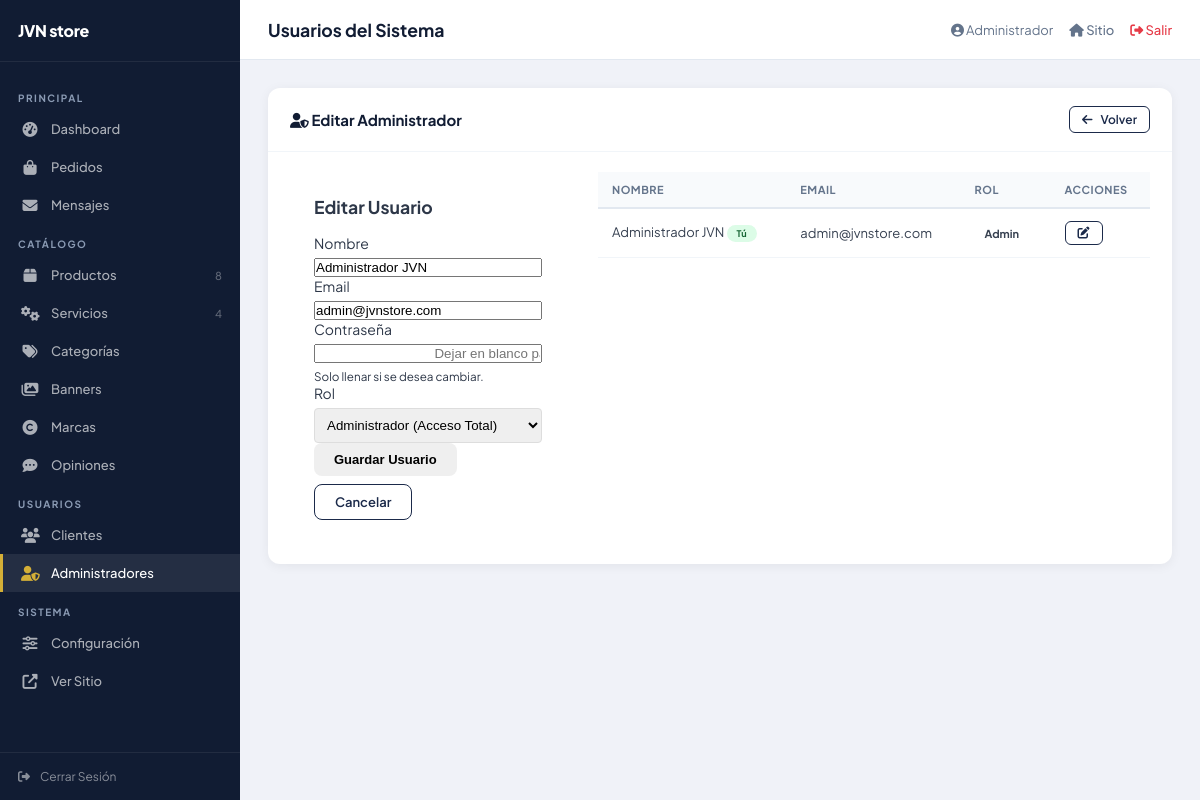
The page /admin/usuarios.php?action=edit&id=1 (signed in) on the database its author committed.
### tables this page shows
CREATE TABLE IF NOT EXISTS `usuarios` (
    `id`         INT(11) NOT NULL AUTO_INCREMENT,
    `nombre`     VARCHAR(100) NOT NULL,
    `email`      VARCHAR(100) NOT NULL UNIQUE,
    `password`   VARCHAR(255) NOT NULL,
    `rol`        ENUM('admin','staff') DEFAULT 'admin',
    `avatar`     VARCHAR(255) DEFAULT NULL,
    `activo`     TINYINT(1) DEFAULT 1,
    `created_at` TIMESTAMP DEFAULT CURRENT_TIMESTAMP,
    PRIMARY KEY (`id`)
);

### includes/auth.php (called while the page is built, shortened)
<?php
require_once __DIR__ . '/helpers.php';
function isLoggedIn()
{
    return isset($_SESSION['usuario_id']);
}
function getCurrentUser()
{
    return [
        'id' => $_SESSION['usuario_id'],
        'nombre' => $_SESSION['usuario_nombre'],
        'email' => $_SESSION['usuario_email'],
        'rol' => $_SESSION['usuario_rol'],
        'avatar' => $_SESSION['usuario_avatar'] ?? null,
        'tabla' => $_SESSION['usuario_tabla'] ?? 'usuarios'
    ];
}

### includes/helpers.php (called while the page is built, shortened)
<?php
function sanitize($data)
{
    return htmlspecialchars(trim($data), ENT_QUOTES, 'UTF-8');
}

### admin/usuarios.php (the view, shortened to what this page needs)
<?php
$pageTitle = 'Usuarios del Sistema';
require_once __DIR__ . '/../includes/auth.php';
require_once __DIR__ . '/../includes/helpers.php';
$db = getDB();
$action = $_GET['action'] ?? 'list';
$usuario = null;
if ($action === 'edit' && isset($_GET['id'])) {
    $stmt = $db->prepare("SELECT * FROM usuarios WHERE id = ?");
    $stmt->execute([(int) $_GET['id']]);
    $usuario = $stmt->fetch();
}
$usuarios = $db->query("SELECT * FROM usuarios WHERE rol IN ('admin', 'staff') ORDER BY rol, nombre")->fetchAll();
require_once __DIR__ . '/includes/header.php';
?>
<div class="adm-card">
  <div class="adm-card-header">
    <h2><i class="fas fa-user-shield"></i> <?= $usuario ? 'Editar Administrador' : 'Gestión de Administradores' ?></h2>
    <?php if ($usuario): ?>
      <a href="<?= BASE_URL ?>admin/usuarios.php" class="btn btn-sm btn-outline"><i class="fas fa-arrow-left"></i> Volver</a>
    <?php endif; ?>
  </div>
  <div class="adm-card-body">
                <div style="display:grid;grid-template-columns: 1fr 2fr;gap:2rem;align-items:start;">
                    <div class="card" style="padding:1.5rem;">
                        <h3 style="margin-top:0;margin-bottom:1rem;font-size:1.1rem;">
                            <?= $usuario ? 'Editar Usuario' : 'Nuevo Usuario' ?>
                        </h3>
                        <form method="POST">
                            <div class="form-group">
                                <label>Nombre</label>
                                <input type="text" name="nombre" required
                                    value="<?= sanitize($usuario['nombre'] ?? '') ?>" placeholder="Nombre completo">
                            </div>
                            <div class="form-group">
                                <label>Email</label>
                                <input type="email" name="email" required
                                    value="<?= sanitize($usuario['email'] ?? '') ?>"
                                    placeholder="usuario@jvnstore.com">
                            </div>
                            <div class="form-group">
                                <label>Contraseña</label>
                                <input type="password" name="password" <?= $usuario ? '' : 'required' ?> placeholder="
                                <?= $usuario ? 'Dejar en blanco para mantener' : 'Contraseña segura' ?>">
                                <?php if ($usuario): ?>
                                    <small class="text-muted">Solo llenar si se desea cambiar.</small>
                                <?php endif; ?>
                            </div>
                            <div class="form-group">
                                <label>Rol</label>
                                <select name="rol" required
                                    style="width:100%;padding:0.5rem;border:1px solid #ddd;border-radius:4px;">
                                    <option value="admin" <?= ($usuario['rol'] ?? '') === 'admin' ? 'selected' : '' ?>
                                        >Administrador (Acceso Total)</option>
                                </select>
                            </div>
                            <button type="submit" class="btn btn-primary btn-block">Guardar Usuario</button>
                            <?php if ($usuario): ?>
                                <a href="?action=list" class="btn btn-outline btn-block"
                                    style="text-align:center;margin-top:0.5rem;">Cancelar</a>
                            <?php endif; ?>
                        </form>
                    </div>
                    <div class="card" style="padding:0;">
                            <table class="adm-table">
                            <thead>
                                <tr>
                                    <th>Nombre</th>
                                    <th>Email</th>
                                    <th>Rol</th>
                                    <th>Acciones</th>
                                </tr>
                            </thead>
                            <tbody>
                                <?php foreach ($usuarios as $u): ?>
                                    <tr>
                                        <td>
                                            <?= sanitize($u['nombre']) ?>
                                            <?php if ($u['id'] == getCurrentUser()['id']): ?>
                                                <span class="badge badge-success" style="font-size:0.7em;">Tú</span>
                                            <?php endif; ?>
                                        </td>
                                        <td>
                                            <?= sanitize($u['email']) ?>
                                        </td>
                                        <td>
                                            <?php if ($u['rol'] === 'admin'): ?>
                                                <span class="badge badge-primary">Admin</span>
                                            <?php else: ?>
                                                <span class="badge badge-secondary">Staff</span>
                                            <?php endif; ?>
                                        </td>
                                        <td>
                                            <div class="actions">
                                                <a href="?action=edit&id=<?= $u['id'] ?>" class="btn btn-outline btn-sm"
                                                    title="Editar"><i class="fas fa-edit"></i></a>
                                            </div>
                                        </td>
                                    </tr>
                                <?php endforeach; ?>
                            </tbody>
                        </table>
                    </div>
                </div>
  </div>
</div>
<?php require_once __DIR__ . '/includes/footer.php'; ?>

### admin/includes/header.php (shortened to what this page needs)
<?php
require_once __DIR__ . '/../../includes/auth.php';
require_once __DIR__ . '/../../includes/helpers.php';
$currentUser = getCurrentUser();
$currentFile = basename($_SERVER['PHP_SELF']);
$db = getDB();
$cntProductos  = $db->query("SELECT COUNT(*) FROM productos WHERE activo=1")->fetchColumn();
$cntServicios  = $db->query("SELECT COUNT(*) FROM servicios WHERE activo=1")->fetchColumn();
?>
<!DOCTYPE html>
<html lang="es">
<head>
<link rel="stylesheet" href="<?= BASE_URL ?>css/fonts.css">
<link rel="stylesheet" href="https://cdnjs.cloudflare.com/ajax/libs/font-awesome/6.5.0/css/all.min.css">
<link rel="stylesheet" href="<?= BASE_URL ?>admin/css/admin.css">
</head>
<body>
<div class="adm-wrap">
<aside class="adm-sidebar" id="admSidebar">
  <div class="adm-brand">
    <span>JVN store</span>
  </div>
  <nav class="adm-nav">
    <div class="adm-nav-label">Principal</div>
    <a href="<?= BASE_URL ?>admin/" class="<?= $currentFile==='index.php'?'active':'' ?>">
      <i class="fas fa-tachometer-alt"></i> Dashboard
    </a>
    <a href="<?= BASE_URL ?>admin/pedidos.php" class="<?= $currentFile==='pedidos.php'?'active':'' ?>">
      <i class="fas fa-shopping-bag"></i> Pedidos
    </a>
    <a href="<?= BASE_URL ?>admin/mensajes.php" class="<?= $currentFile==='mensajes.php'?'active':'' ?>">
      <i class="fas fa-envelope"></i> Mensajes
    </a>
    <div class="adm-nav-label">Catálogo</div>
    <a href="<?= BASE_URL ?>admin/productos.php" class="<?= $currentFile==='productos.php'?'active':'' ?>">
      <i class="fas fa-box"></i> Productos
      <span style="margin-left:auto;font-size:11px;opacity:.5"><?=$cntProductos?></span>
    </a>
    <a href="<?= BASE_URL ?>admin/servicios.php" class="<?= $currentFile==='servicios.php'?'active':'' ?>">
      <i class="fas fa-cogs"></i> Servicios
      <span style="margin-left:auto;font-size:11px;opacity:.5"><?=$cntServicios?></span>
    </a>
    <a href="<?= BASE_URL ?>admin/categorias.php" class="<?= $currentFile==='categorias.php'?'active':'' ?>">
      <i class="fas fa-tags"></i> Categorías
    </a>
    <a href="<?= BASE_URL ?>admin/banners.php" class="<?= $currentFile==='banners.php'?'active':'' ?>">
      <i class="fas fa-images"></i> Banners
    </a>
    <a href="<?= BASE_URL ?>admin/marcas.php" class="<?= $currentFile==='marcas.php'?'active':'' ?>">
      <i class="fas fa-copyright"></i> Marcas
    </a>
    <a href="<?= BASE_URL ?>admin/opiniones.php" class="<?= $currentFile==='opiniones.php'?'active':'' ?>">
      <i class="fas fa-comment-dots"></i> Opiniones
    </a>
    <div class="adm-nav-label">Usuarios</div>
    <a href="<?= BASE_URL ?>admin/clientes.php" class="<?= $currentFile==='clientes.php'?'active':'' ?>">
      <i class="fas fa-users"></i> Clientes
    </a>
    <a href="<?= BASE_URL ?>admin/usuarios.php" class="<?= $currentFile==='usuarios.php'?'active':'' ?>">
      <i class="fas fa-user-shield"></i> Administradores
    </a>
    <div class="adm-nav-label">Sistema</div>
    <a href="<?= BASE_URL ?>admin/configuracion.php" class="<?= $currentFile==='configuracion.php'?'active':'' ?>">
      <i class="fas fa-sliders-h"></i> Configuración
    </a>
    <a href="<?= BASE_URL ?>" target="_blank">
      <i class="fas fa-external-link-alt"></i> Ver Sitio
    </a>
  </nav>
  <div class="adm-sidebar-footer">
    <a href="<?= BASE_URL ?>logout.php"><i class="fas fa-sign-out-alt"></i> Cerrar Sesión</a>
  </div>
</aside>
<div class="adm-main">
  <div class="adm-topbar">
    <div style="display:flex;align-items:center;gap:14px;">
      <h1><?= $pageTitle ?? 'Dashboard' ?></h1>
    </div>
    <div class="adm-topbar-right">
      <span style="color:#64748b;font-size:13px"><i class="fas fa-user-circle"></i> <?= sanitize(explode(' ',$currentUser['nombre'])[0]) ?></span>
      <a href="<?= BASE_URL ?>"><i class="fas fa-home"></i> Sitio</a>
      <a href="<?= BASE_URL ?>logout.php" style="color:var(--danger)"><i class="fas fa-sign-out-alt"></i> Salir</a>
    </div>
  </div>
  <div class="adm-content">

### admin/css/admin.css (style rules this page uses)
:root { --navy:#1B2A4A;--navy-dark:#111C33;--gold:#D4AF37;--silver:#8B9BB4;--white:#fff;--offwhite:#F0F2F8;--success:#2ECC71;--danger:#E63946;--warning:#F39C12;--info:#3498DB;--sidebar-w:240px;--font:'Plus Jakarta Sans',system-ui,sans-serif; }
*,*::before,*::after { box-sizing:border-box;margin:0;padding:0; }
body { font-family:var(--font);background:var(--offwhite);color:#2d3748;font-size:14px;-webkit-font-smoothing:antialiased; }
a { text-decoration:none;color:inherit; }
.adm-wrap { display:flex;min-height:100vh; }
.adm-sidebar { width:var(--sidebar-w);background:var(--navy-dark);position:fixed;top:0;left:0;height:100vh;overflow-y:auto;z-index:100;display:flex;flex-direction:column; }
.adm-brand { padding:20px 18px;border-bottom:1px solid rgba(255,255,255,.07);display:flex;align-items:center;gap:10px; }
.adm-brand span { color:#fff;font-weight:800;font-size:1rem;font-family:var(--font);letter-spacing:-.02em; }
.adm-nav { padding:16px 0;flex:1; }
.adm-nav-label { color:var(--silver);font-size:10px;font-weight:700;text-transform:uppercase;letter-spacing:1.5px;padding:14px 18px 6px; }
.adm-nav a { display:flex;align-items:center;gap:12px;color:rgba(255,255,255,.65);padding:11px 18px;font-size:13px;font-weight:500;transition:all .2s;border-left:3px solid transparent; }
.adm-nav a:hover,.adm-nav a.active { color:#fff;background:rgba(255,255,255,.08);border-left-color:var(--gold); }
.adm-nav a i { width:18px;text-align:center;font-size:15px; }
.adm-nav a.active i { color:var(--gold); }
.adm-sidebar-footer { padding:16px 18px;border-top:1px solid rgba(255,255,255,.07); }
.adm-sidebar-footer a { display:flex;align-items:center;gap:10px;color:rgba(255,255,255,.5);font-size:12px;transition:color .2s; }
.adm-main { margin-left:var(--sidebar-w);flex:1;display:flex;flex-direction:column;min-height:100vh; }
.adm-topbar { background:var(--white);border-bottom:1px solid #e2e8f0;padding:0 28px;height:60px;display:flex;align-items:center;justify-content:space-between;position:sticky;top:0;z-index:50; }
.adm-topbar h1 { font-size:1.1rem;font-weight:700;color:var(--navy-dark); }
.adm-topbar-right { display:flex;align-items:center;gap:16px; }
.adm-topbar-right a { color:#64748b;font-size:13px;font-weight:500;transition:color .2s; }
.adm-content { padding:28px;flex:1; }
.adm-card { background:var(--white);border-radius:12px;box-shadow:0 2px 12px rgba(0,0,0,.06);overflow:hidden;margin-bottom:24px; }
.adm-card-header { padding:18px 22px;border-bottom:1px solid #f1f5f9;display:flex;align-items:center;justify-content:space-between; }
.adm-card-header h2 { font-size:15px;font-weight:700;color:var(--navy-dark); }
.adm-card-body { padding:20px 22px; }
.adm-table { width:100%;border-collapse:collapse; }
.adm-table th { background:#f8fafc;font-size:11px;font-weight:700;text-transform:uppercase;letter-spacing:.5px;color:#64748b;padding:11px 14px;text-align:left;border-bottom:2px solid #e2e8f0; }
.adm-table td { padding:12px 14px;border-bottom:1px solid #f1f5f9;font-size:13px;color:#374151;vertical-align:middle; }
.badge { display:inline-flex;align-items:center;padding:3px 10px;border-radius:20px;font-size:11px;font-weight:700; }
.badge-success { background:#dcfce7;color:#166534; }
.btn { display:inline-flex;align-items:center;gap:8px;padding:9px 20px;border-radius:8px;font-size:13px;font-weight:600;border:none;cursor:pointer;transition:all .2s; }
.btn-outline { background:transparent;color:var(--navy);border:1.5px solid var(--navy); }
.btn-sm { padding:5px 12px;font-size:12px;border-radius:6px; }
.form-group { display:flex;flex-direction:column;gap:6px; }

### rows shown on the page
usuarios: nombre "Administrador", nombre "Administrador JVN", email "admin@jvnstore.com", rol "Administrador (Acceso Total)", shows "Tú"

### other values the page prints
$cntProductos "8"
$cntServicios "4"
$pageTitle "Usuarios del Sistema"
